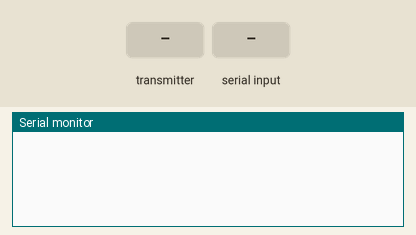
A sketch run on a simulated ESP32. On the bench: the last lines printed to the serial monitor. Inputs (shaded band) come from the test bench.

Above: at 1.2 s.
1.3 s: the transmitter starts sending speed = 0
At 1.66 s:
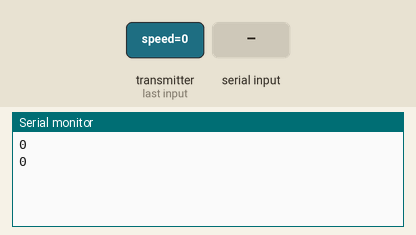
3.3 s: "90,45,200,10,150,30\n" received over Serial
6.3 s: the transmitter starts sending omega = 1024
At 6.66 s:
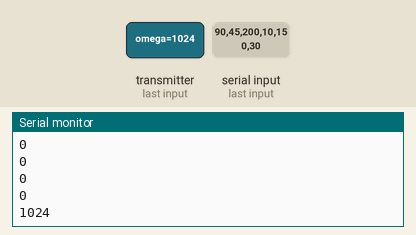
7.8 s: the transmitter starts sending omega = 2048
At 8.16 s:
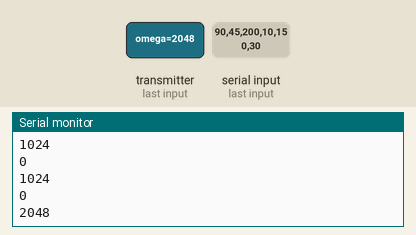
Timing chart, 0 to 10.3 s (numbered marks = the images above; inputs shaded):
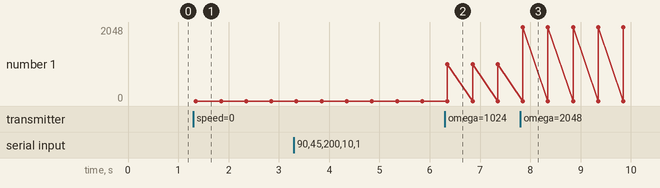

Measured:
- after the input at 1.3 s, the serial monitor: prints a new line after 0.05 s (image 1)
- after the input at 6.3 s, the serial monitor: prints a new line after 0.05 s (image 2)
- after the input at 7.8 s, the serial monitor: prints a new line after 0.05 s (image 3)
- plotted number 1: 0 → 1024 after the input at 6.3 s, 1024 → 2048 after the input at 7.8 s

The sketch:

esp32controller.ino
```cpp
#include <esp_now.h>
#include <WiFi.h>

// REPLACE WITH THE MAC ADDRESS OF YOUR ESP01S RECEIVER
uint8_t receiverMac[] = { 0xCC, 0x50, 0xE3, 0X41, 0x1C, 0xD6 };

// Structure to hold the data to be sent
typedef struct sendPacket {
  float fwd_kp;
  float fwd_kd;
  float rot_kp;
  float rot_kd;
  float steering_kp;
  float steering_kd;
  int speed;
  int omega;
} sendPacket;

typedef struct receivePacket {
  int speed;
  int omega;
  float distance;
  float angle;
} receivePacket;

sendPacket sendData;
receivePacket receiveData;

esp_now_peer_info_t peerInfo;

void setup() {
  Serial.begin(115200);

  // Set the device in station mode
  WiFi.mode(WIFI_STA);

  // Initalize ESP-NOW
  if (esp_now_init() != ESP_OK) {
    Serial.println("Error initializing ESP-NOW");
    return;
  }

  // Register the send callback
  esp_now_register_send_cb(OnDataSent);

  // Register the receive callback
  esp_now_register_recv_cb(esp_now_recv_cb_t(OnDataRecv));

  memcpy(peerInfo.peer_addr, receiverMac, 6);
  peerInfo.channel = 0;
  peerInfo.encrypt = false;

  if (esp_now_add_peer(&peerInfo) != ESP_OK) {
    Serial.println("Failed to add peer");
    return;
  }
}

void loop() {

  if (Serial.available() > 0) {
    // Read the data from the serial port
    sendData.fwd_kp = Serial.parseFloat();
    sendData.fwd_kd = Serial.parseFloat();
    sendData.rot_kp = Serial.parseFloat();
    sendData.rot_kd = Serial.parseFloat();
    sendData.steering_kp = Serial.parseFloat();
    sendData.steering_kd = Serial.parseFloat();
    sendData.speed = Serial.parseInt();
    sendData.omega = Serial.parseInt();

    // Send the data via ESP-NOW
    esp_now_send(receiverMac, (uint8_t *)&sendData, sizeof(sendData));

  }

}

// Callback function for sent data
void OnDataSent(const uint8_t *mac_addr, esp_now_send_status_t status) {
  if (status == ESP_NOW_SEND_SUCCESS) {
    Serial.println("SEND_OK");
  } else {
    Serial.println("SEND_FAIL");
  }
}

// Callback function for received data
void OnDataRecv(const uint8_t *mac_addr, const uint8_t *data, int data_len) {
  memcpy(&receiveData, data, sizeof(receiveData));
  Serial.println(receiveData.speed);
  Serial.println(receiveData.omega);
}
```
